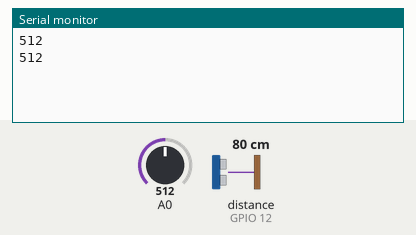
Recording of a sketch running on a simulated ESP8266 (NodeMCU). Parts: the last lines printed to the serial monitor. Wiring (inferred from the names in the program): ultrasonic range finder: trigger GPIO 13; echo GPIO 12. The test bench sets the inputs (shaded band); at power-on: A0 = 512, distance to the obstacle (sensor on GPIO 12) 80 cm. The echo pulse lasts 58.3 µs per cm.

Above: at 2.7 s.
2.8 s: A0 set to 490
At 4.1 s:
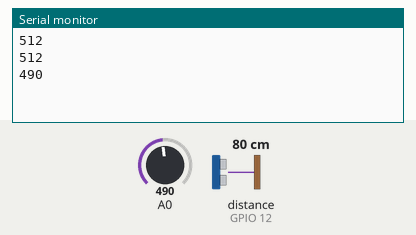
4.3 s: A0 set to 510
At 5.7 s:
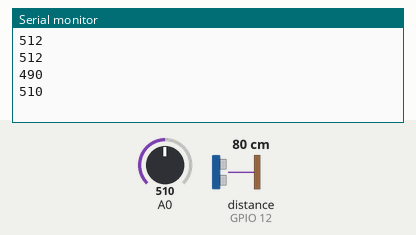
Timing chart, 0 to 7.3 s (numbered marks = the images above; inputs shaded):
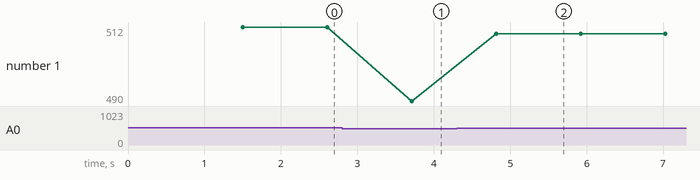

Measured:
- after the input at 2.8 s, the serial monitor: prints a new line after 0.91 s (image 1)
- after the input at 4.3 s, the serial monitor: prints a new line after 0.52 s (image 2)
- plotted number 1: 512 → 490 after the input at 2.8 s, 490 → 510 after the input at 4.3 s

The sketch:

waterlevel.ino
```cpp
#include <CayenneMQTTESP8266.h>
#define CAYENNE_DEBUG
#define CAYENNE_PRINT Serial
#define trigPin 13
#define echoPin 12
// Define variables:
long duration;
int distance;
int potensio =0;
int anaktangga=0;
char ssid[] = "132"; //wifi ssid
char password[]="home0909"; //password wifi
char username[] = "595fe320-f9f9-11e9-84bb-8f71124cfdfb"; //username cayenne
char mqtt_password[] = "ca1601088df82b4ba32cbda89696559250bf7743"; //mqtt password cayenne
char cliend_id[] = "45eb9c90-e1c4-11ea-a67f-15e30d90bbf4"; //id cayenne


void setup() {
Serial.begin(9600);
Cayenne.begin(username, mqtt_password, cliend_id, ssid, password);
//pinMode(2, OUTPUT); //toogle manual dan otomatis
//digitalWrite(2, HIGH);
pinMode(trigPin, OUTPUT); //pin ultrasonic setup
pinMode(echoPin, INPUT);
}

void loop() {
potensio = analogRead(A0);
Serial.println(potensio);
// Clear the trigPin by setting it LOW:
  digitalWrite(trigPin, LOW);

  delayMicroseconds(5);
 // Trigger the sensor by setting the trigPin high for 10 microseconds:
  digitalWrite(trigPin, HIGH);
  delayMicroseconds(10);
  digitalWrite(trigPin, LOW);

  // Read the echoPin. pulseIn() returns the duration (length of the pulse) in microseconds:
  duration = pulseIn(echoPin, HIGH);

  // Calculate the distance:
  distance = (duration*0.034/2)*0.9671-1.3116;
  // potensio ganti dengan distance untuk sensor ultrasonic
  if (potensio <= 100){
    anaktangga = 1;
  }
  else if (potensio <=200){
    anaktangga = 2;
  }
  else if (potensio <=300){
    anaktangga = 3;
  }
  else if (potensio <=400){
    anaktangga = 4;
  }
  else if (potensio <=500){
    anaktangga = 5;
  }
  Cayenne.loop();
  Cayenne.virtualWrite (1, potensio); // potensio ganti dengan distance untuk sensor ultrasonic
  Cayenne.virtualWrite (2, anaktangga);
  delay (100);
}
```
